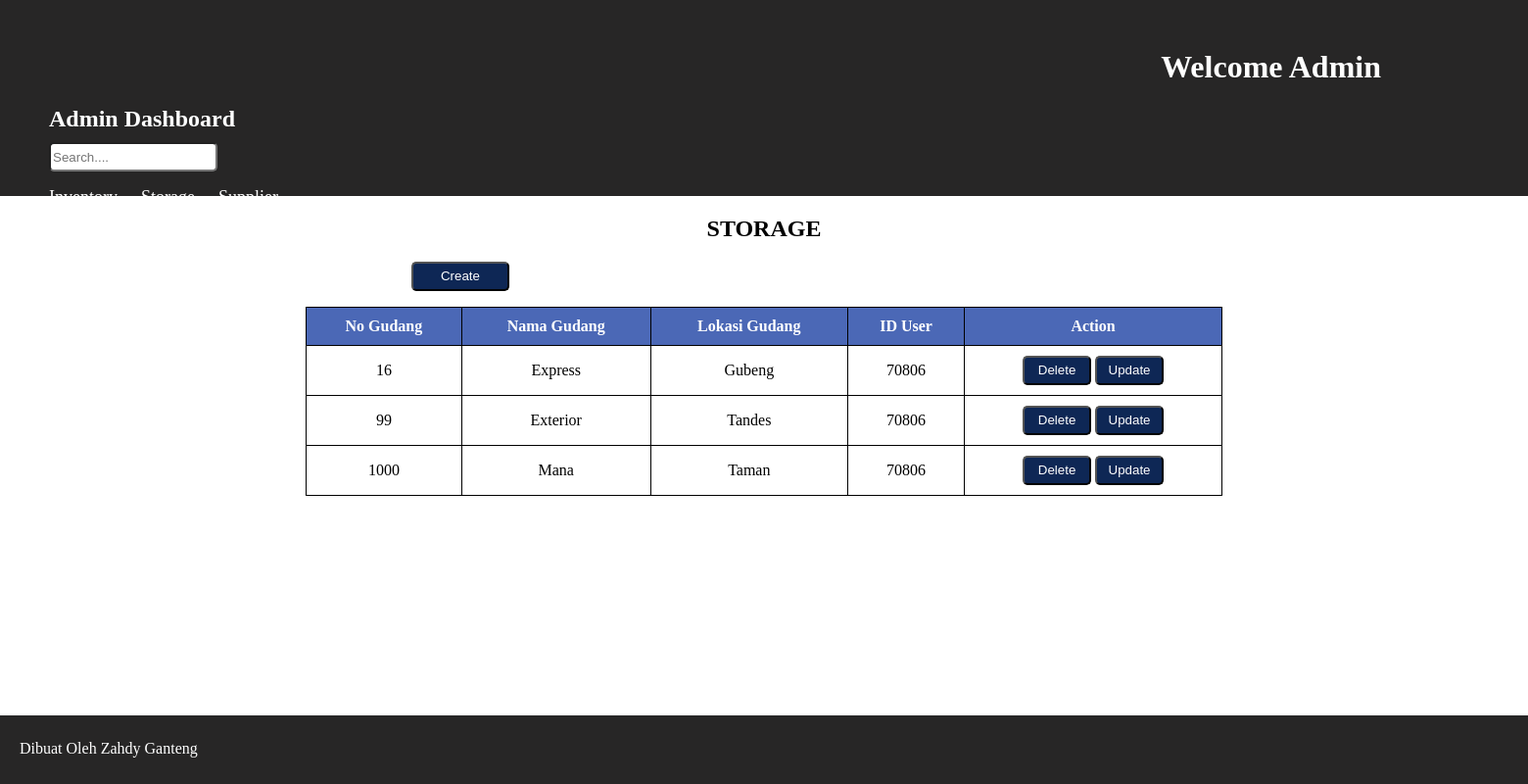
/admin/storage.php, run on the app's committed database.
### tables this page shows
CREATE TABLE `storage` (
  `no_gudang` int(255) NOT NULL,
  `nama_gudang` varchar(255) NOT NULL,
  `lokasi_gudang` varchar(255) NOT NULL,
  `id_user` int(255) NOT NULL
);

### admin/storage.php (the view, shortened to what this page needs)
<?php
include "db.php";
?>
<html lang="en">
<head>
    <link rel="stylesheet" href="style.css">
<body>
    <?php
    include "header.php";
    ?>
    <div class="content">
    <h2>STORAGE</h2>
    <div class="button-container">
            <form action="create_sg.php" method="post">
                <button type="submit" class="create">Create</button>
            </form>
    </div>
    <?php
    $sg ="SELECT no_gudang, nama_gudang, lokasi_gudang,id_user FROM storage";
    $result = $koneksi->query($sg);
    echo '<table><tr><th>No Gudang</th><th>Nama Gudang</th><th>Lokasi Gudang</th><th>ID User</th><th>Action</th></tr>';
    if ($result-> num_rows > 0) {
        while($row = $result->fetch_assoc()) {
            echo "<tr>";
            echo "<td>" . $row['no_gudang'] . "</td>";
            echo "<td>" . $row['nama_gudang'] . "</td>";
            echo "<td>" . $row['lokasi_gudang'] . "</td>";
            echo "<td>" . $row['id_user'] . "</td>";
            echo "<td><button><a href='delete_sg.php?no_gudang=" . $row['no_gudang'] . "' onclick=\"return confirm('Apakah anda yakin ingin menghapus data ini?');\">Delete</button></a>
                  <button><a href='update_sg.php?no_gudang=" . $row['no_gudang'] . "'>Update</button></a></td>";
            echo "</tr>";
        }
    } else {
        echo "<tr><td colspan='5'>Tidak ada data</td></tr>";
    }
    ?>
    <?php include 'footer.php'; ?>
</body>
</html>

### admin/style.css (style rules this page uses)
body { margin: 0; display: flex; flex-direction: column; }
div h2 { text-align: center; color: black; }
table { width: 60%; border-collapse: collapse; margin-bottom: 20px; margin: auto; }
table, th, td { border: 1px solid #000000; }
th, td { padding: 10px; text-align: center; }
th { background-color: rgb(75, 104, 182); color: white; }
.create { background-color: rgb(14, 39, 85); color: white; width: 100px; height: 30px; margin-left: 420px; margin-bottom: 20ppx; border-radius: 5px; }
td a { text-decoration: none; color: white; }
td button { background-color: rgb(14, 39, 85); width: 70px; height: 30px; border-radius: 5px; }

### data on the page
storage: no_gudang "16", nama_gudang "Express", lokasi_gudang "Gubeng", id_user "70806"
storage: no_gudang "99", nama_gudang "Exterior", lokasi_gudang "Tandes", id_user "70806"
storage: no_gudang "1000", nama_gudang "Mana", lokasi_gudang "Taman", id_user "70806"
